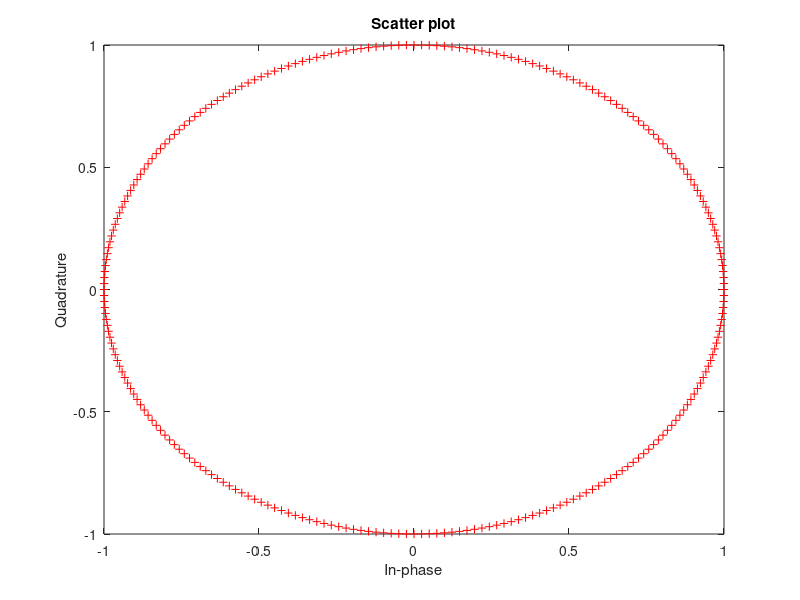

The MATLAB source for this figure:
%dc_expt_5_study_of_m_ary_psk
clc;
clear all;
M=256;  %also take m= 16, 64, 128, 256 for more readings
X=[0:M-1];
N=1;
OFF=0;
Z=pskmod(X,M);
figure(2);
scatterplot(Z,N,OFF,"r+")
